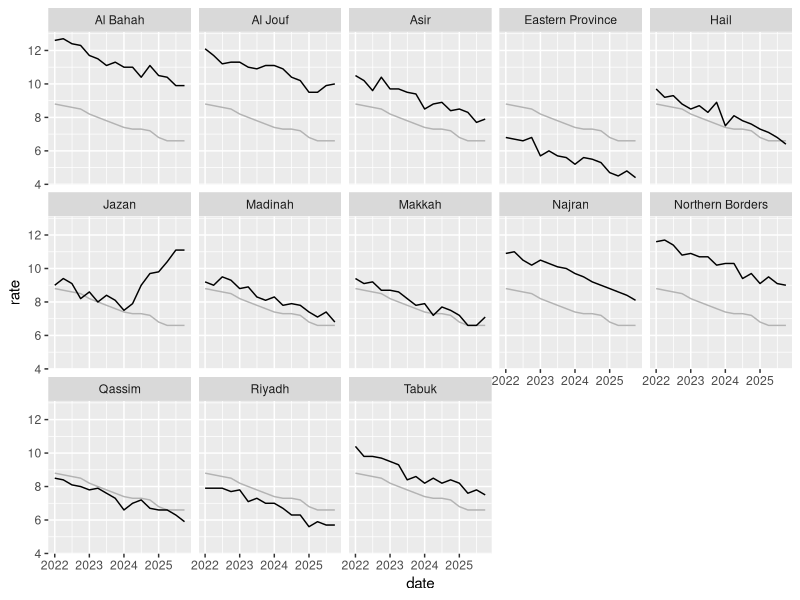

Write R code to recreate this figure.
## ---- chunk 1
#| include: false
library(tidyverse)
all <- read_csv("unemployment.csv")
rates <- all |>
  filter(region != "Kingdom")
kingdom <- all |>
  filter(region == "Kingdom") |>
  select(-region)
## ---- chunk 2
#| fig-width: 8
#| fig-height: 5.5
ggplot(rates, aes(date, rate)) +
  geom_line(data = kingdom, colour = "grey70") +
  geom_line() +
  facet_wrap(vars(region), ncol = 5)
